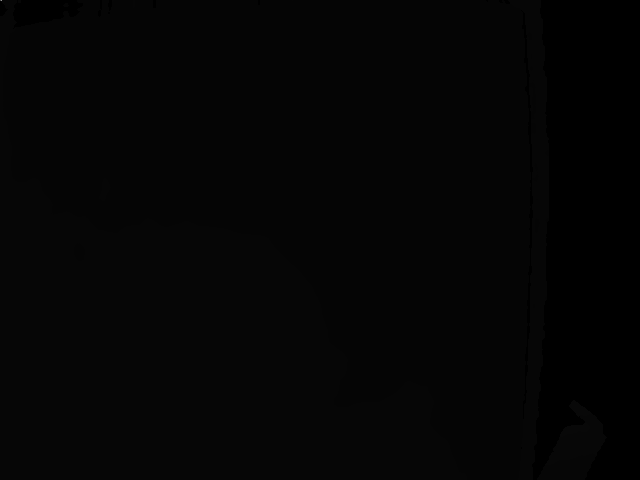
//> input picture Data_Image_OpenCV/Data_Image_OpenCV/imageDepth.png, 640 x 480 px
$ ./main   (built with g++ and OpenCV 4)
//> lines starting //> are read from the running program, lines starting //| are printed output that depends on the picture; after the words box and inside, x2 and y2 are one past the last pixel; in counts of white or black regions, pixels touching at a corner belong together
#include <iostream>
#include <opencv2\core\core.hpp>
#include <opencv2\highgui\highgui.hpp>
#include <opencv2\imgproc\imgproc.hpp>

int main() {

	//Reading depth image and color image
	cv::Mat imgDepth = cv::imread("imageDepth.png", CV_LOAD_IMAGE_ANYDEPTH);
//> imgDepth is the input picture: 480 rows x 640 cols, CV_16UC1; min 0, max 37310, mean 1304.8
	cv::Mat imgColor = cv::imread("square5x5cm.bmp", CV_LOAD_IMAGE_UNCHANGED);
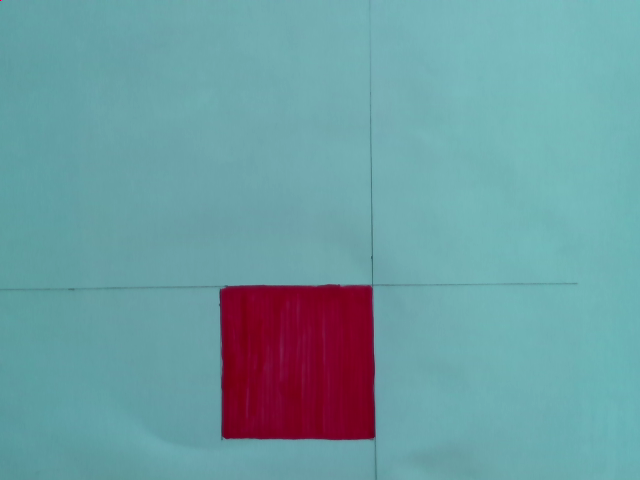
//> input picture Data_Image_OpenCV/Data_Image_OpenCV/square5x5cm.bmp, 640 x 480 px
//> imgColor is the input picture: 480 rows x 640 cols, CV_8UC3; mean B, G, R 162.6, 156.5, 109.6

	//Save value of point(300,300)
	uint16_t valor = imgDepth.at<uint16_t>(300, 300);
//> valor = 1542

	//Distancia entre la camara y caja
	std::cout << "Distancia: ";
	double Z = (double)((valor * 100) / 8000);
//> Z = 19
	std::cout << Z << " cm" << std::endl;
//| 19 cm


	//Create a black image with the size as the camera output
	cv::Mat imgLines = cv::Mat::zeros(imgColor.size(), CV_8UC3);;

	cv::Mat imgHSV;

	//Convert the captured frame from BGR to HSV
	cv::cvtColor(imgColor, imgHSV, cv::COLOR_BGR2HSV);
//> imgHSV: 480 rows x 640 cols, CV_8UC3; mean H, S, V 97.9, 106.8, 169.1


	// Threshold the HSV image, keep only the red pixels
	cv::Mat upper_red_hue_range;
	cv::inRange(imgHSV, cv::Scalar(150, 100, 100), cv::Scalar(200, 255, 255), upper_red_hue_range);
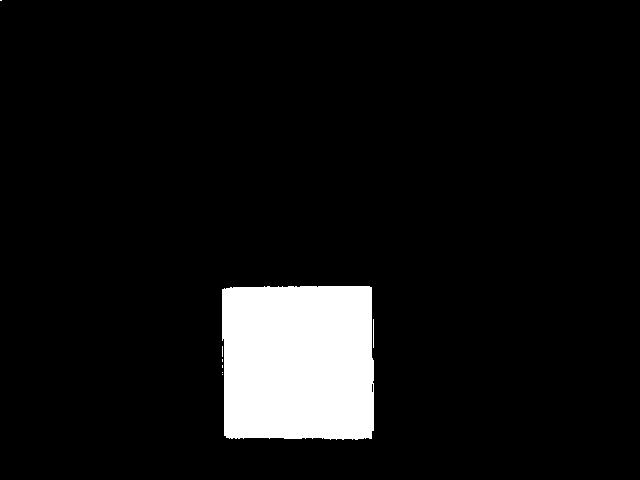
//> upper_red_hue_range: 480 rows x 640 cols, CV_8UC1; 7.4% white; 8 white regions (6 under 20 px), largest, box (x1, y1, x2, y2) and area: (222, 286, 374, 440) 22737, (373, 319, 374, 348) 29

	double dataValue = 0;

	//count just red pixels
	for (int y = 0; y < 480; y++) {
		for (int x = 0; x < 640; x++)
		{
			if (upper_red_hue_range.at<uchar>(y, x) == 255)
			{
				dataValue++;
			}
		}
	}
//> after the loop, dataValue = 22787


	double area = (dataValue*(0.026458333)*Z) / 480;
//> area = 23.87

	std::cout << "Numero de pixeles -Rojos- son : ";
	printf("%g px\n", dataValue);
//| 22787 px

	std::cout << "El area del cuadro rojo es de: " << area << " cm2" << std::endl;;
//| El area del cuadro rojo es de: 23.865 cm2

	cv::imshow("wound", imgDepth);
	cv::imshow("color", imgColor);
	cv::imshow("Thresholded Image", upper_red_hue_range); //show the thresholded image

	cv::waitKey(0);

	return 0;
}
